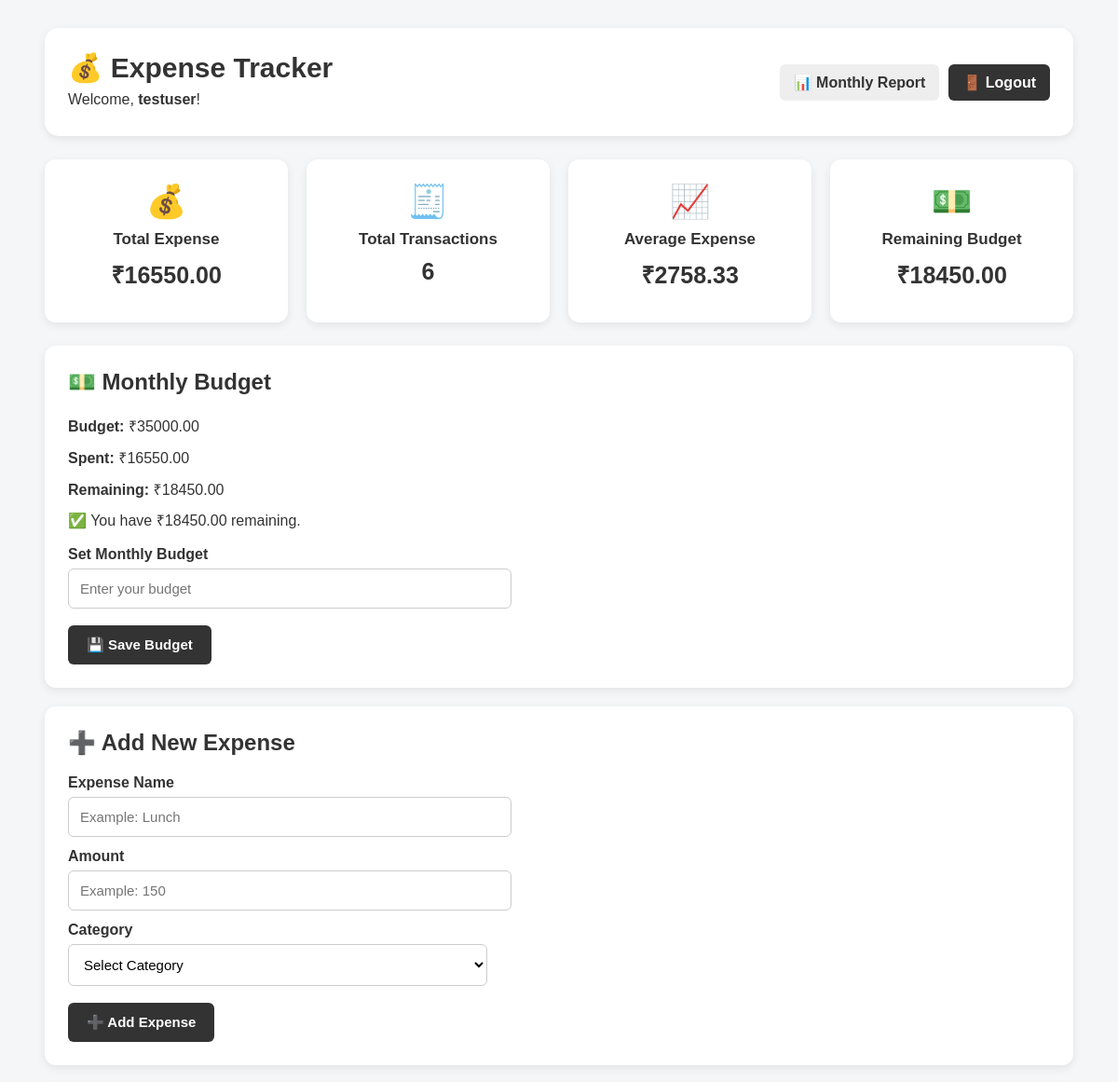
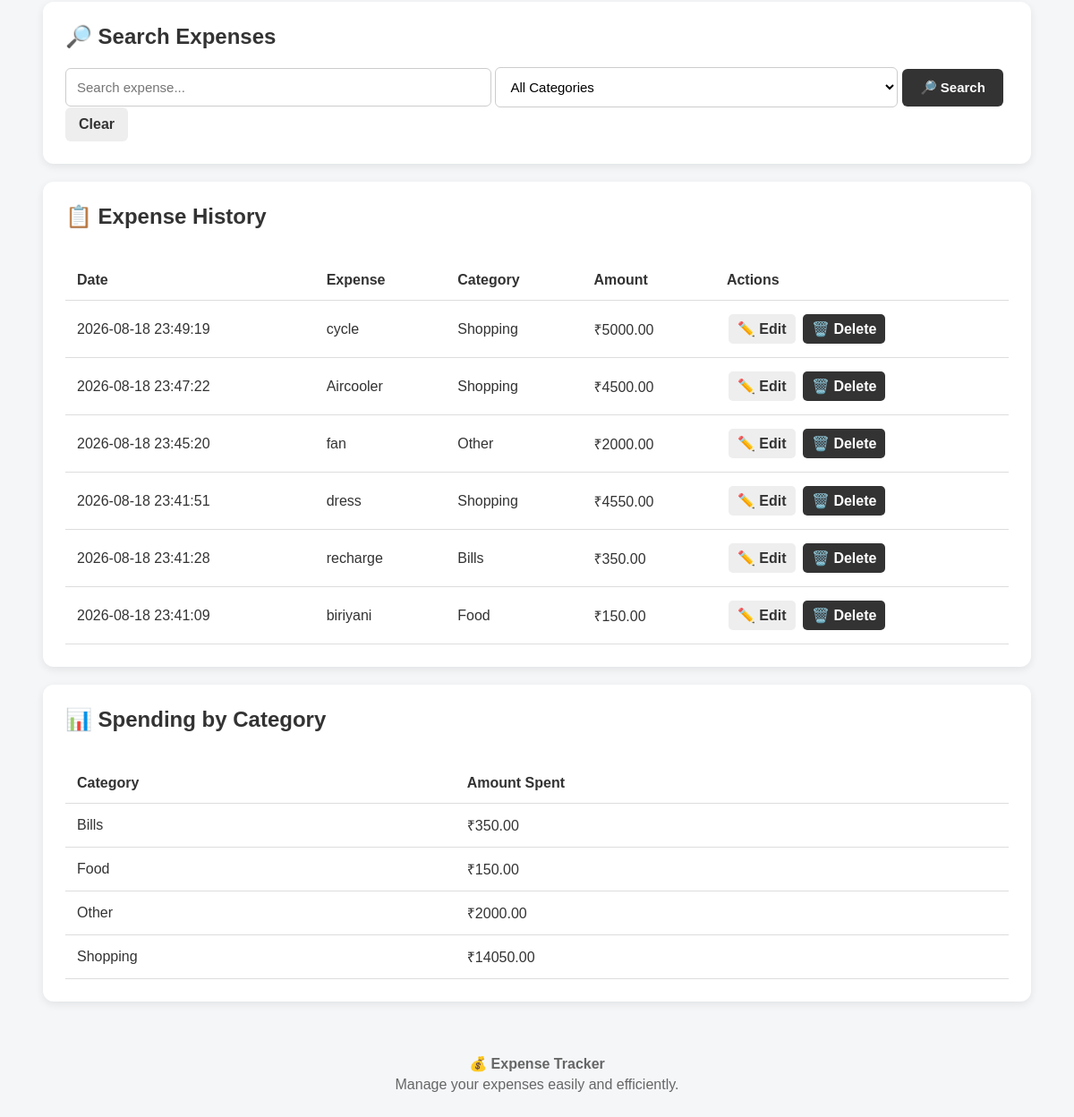
The page / (signed in) on the database its author committed (2 pictures, top to bottom).
### tables this page shows
CREATE TABLE users (
        id INTEGER PRIMARY KEY AUTOINCREMENT,
        username TEXT UNIQUE NOT NULL,
        password TEXT NOT NULL
    );

CREATE TABLE budgets (
            id INTEGER PRIMARY KEY AUTOINCREMENT,
            user_id INTEGER UNIQUE NOT NULL,
            budget REAL NOT NULL,
            FOREIGN KEY (user_id) REFERENCES users(id)
        );

CREATE TABLE expenses (
        id INTEGER PRIMARY KEY AUTOINCREMENT,
        user_id INTEGER NOT NULL,
        expense_name TEXT NOT NULL,
        amount REAL NOT NULL,
        category TEXT NOT NULL,
        date TEXT NOT NULL,
        FOREIGN KEY (user_id) REFERENCES users(id)
    );

### app.py (the view)
@app.route("/")
@login_required
def index():
    username = session["username"]
    search = request.args.get("search", "").strip()
    category_filter = request.args.get("category", "").strip()
    conn = get_db()
    cursor = conn.cursor()
    cursor.execute("SELECT id FROM users WHERE username = ?", (username,))
    user_result = cursor.fetchone()
    if not user_result:
        conn.close()
        return redirect("/logout")
    user_id = user_result["id"]
    query = "SELECT id, expense_name, amount, category, date FROM expenses WHERE user_id = ?"
    parameters = [user_id]
    if search:
        query += " AND (expense_name LIKE ? OR category LIKE ?)"
        search_value = f"%{search}%"
        parameters.extend([search_value, search_value])
    if category_filter:
        query += " AND category = ?"
        parameters.append(category_filter)
    query += " ORDER BY id DESC"
    cursor.execute(query, parameters)
    expenses = cursor.fetchall()
    cursor.execute("SELECT COALESCE(SUM(amount), 0) FROM expenses WHERE user_id = ?", (user_id,))
    total = float(cursor.fetchone()[0])
    cursor.execute("SELECT COUNT(*) FROM expenses WHERE user_id = ?", (user_id,))
    expense_count = int(cursor.fetchone()[0])
    average = total / expense_count if expense_count > 0 else 0
    cursor.execute("SELECT budget FROM budgets WHERE user_id = ?", (user_id,))
    budget_result = cursor.fetchone()
    budget = float(budget_result[0]) if budget_result else 0
    remaining_budget = budget - total
    if budget == 0:
        budget_status = "⚠️ Set your monthly budget."
    elif remaining_budget > 0:
        budget_status = f"✅ You have ₹{remaining_budget:.2f} remaining."
    elif remaining_budget == 0:
        budget_status = "⚠️ You have reached your budget."
    else:
        budget_status = f"🚨 You exceeded your budget by ₹{abs(remaining_budget):.2f}."
    cursor.execute("SELECT category, SUM(amount) FROM expenses WHERE user_id = ? GROUP BY category", (user_id,))
    category_data = cursor.fetchall()
    conn.close()
    return render_template(
        "index.html",
        username=username,
        expenses=expenses,
        total=total,
        expense_count=expense_count,
        average=average,
        budget=budget,
        remaining_budget=remaining_budget,
        budget_status=budget_status,
        category_data=category_data,
        search=search,
        category_filter=category_filter
    )

### app.py (called while the page is built)
def get_db():
    conn = sqlite3.connect(DATABASE)
    conn.row_factory = sqlite3.Row
    return conn

def login_required(function):
    @wraps(function)
    def wrapper(*args, **kwargs):
        if "username" not in session:
            return redirect("/login")
        return function(*args, **kwargs)
    return wrapper

### templates/index.html (shortened to what this page needs)
<!DOCTYPE html>
<html lang="en">
<head>
    <link
        rel="stylesheet"
        href="{{ url_for('static', filename='style.css') }}"
    >
</head>
<body>
<div class="container">
    <div class="header">
        <div>
            <h1>💰 Expense Tracker</h1>
            <p>
                Welcome, <strong>{{ username }}</strong>!
            </p>
        </div>
        <div class="header-actions">
            <a
                href="/monthly-report"
                class="header-link"
            >
                📊 Monthly Report
            </a>
            <a
                href="/logout"
                class="logout-button"
            >
                🚪 Logout
            </a>
        </div>
    </div>
    <div class="dashboard">
        <div class="dashboard-card">
            <div class="dashboard-icon">
                💰
            </div>
            <h3>Total Expense</h3>
            <div class="dashboard-value">
                ₹{{ "%.2f"|format(total) }}
            </div>
        </div>
        <div class="dashboard-card">
            <div class="dashboard-icon">
                🧾
            </div>
            <h3>Total Transactions</h3>
            <div class="dashboard-value">
                {{ expense_count }}
            </div>
        </div>
        <div class="dashboard-card">
            <div class="dashboard-icon">
                📈
            </div>
            <h3>Average Expense</h3>
            <div class="dashboard-value">
                ₹{{ "%.2f"|format(average) }}
            </div>
        </div>
        <div class="dashboard-card">
            <div class="dashboard-icon">
                💵
            </div>
            <h3>Remaining Budget</h3>
            <div class="dashboard-value">
                ₹{{ "%.2f"|format(remaining_budget) }}
            </div>
        </div>
    </div>
    <div class="card">
        <h2>💵 Monthly Budget</h2>
        <div class="budget-info">
            <p>
                <strong>Budget:</strong>
                ₹{{ "%.2f"|format(budget) }}
            </p>
            <p>
                <strong>Spent:</strong>
                ₹{{ "%.2f"|format(total) }}
            </p>
            <p>
                <strong>Remaining:</strong>
                ₹{{ "%.2f"|format(remaining_budget) }}
            </p>
            <p>
                {{ budget_status }}
            </p>
        </div>
        <form
            method="POST"
            action="/set-budget"
            class="budget-form"
        >
            <label for="budget">
                Set Monthly Budget
            </label>
            <input
                type="number"
                id="budget"
                name="budget"
                min="0"
                step="0.01"
                placeholder="Enter your budget"
                required
            >
            <br><br>
            <button type="submit">
                💾 Save Budget
            </button>
        </form>
    </div>
    <div class="card">
        <h2>➕ Add New Expense</h2>
        <form
            method="POST"
            action="/add"
        >
            <label for="expense_name">
                Expense Name
            </label>
            <input
                type="text"
                id="expense_name"
                name="expense_name"
                placeholder="Example: Lunch"
                required
            >
            <label for="amount">
                Amount
            </label>
            <input
                type="number"
                id="amount"
                name="amount"
                placeholder="Example: 150"
                min="0"
                step="0.01"
                required
            >
            <label for="category">
                Category
            </label>
            <select
                id="category"
                name="category"
                required
            >
                <option value="">
                    Select Category
                </option>
            </select>
            <br><br>
            <button type="submit">
                ➕ Add Expense
            </button>
        </form>
    </div>
    <div class="card">
        <h2>🔎 Search Expenses</h2>
        <form
            method="GET"
            action="/"
            class="search-section"
        >
            <input
                type="text"
                name="search"
                value="{{ search }}"
                placeholder="Search expense..."
            >
            <select name="category">
                <option value="">
                    All Categories
                </option>
            </select>
            <button type="submit">
                🔎 Search
            </button>
            <a
                href="/"
                class="header-link"
            >
                Clear
            </a>
        </form>
    </div>
    <div class="card">
        <h2>📋 Expense History</h2>
        {% if expenses %}
            <div class="table-container">
                <table>
                    <thead>
                        <tr>
                            <th>
                                Date
                            </th>
                            <th>
                                Expense
                            </th>
                            <th>
                                Category
                            </th>
                            <th>
                                Amount
                            </th>
                            <th>
                                Actions
                            </th>
                        </tr>
                    </thead>
                    <tbody>
                        {% for expense in expenses %}
                            <tr>
                                <td>
                                    {{ expense["date"] }}
                                </td>
                                <td>
                                    {{ expense["expense_name"] }}
                                </td>
                                <td>
                                    {{ expense["category"] }}
                                </td>
                                <td>
                                    ₹{{ "%.2f"|format(expense["amount"]) }}
                                </td>
                                <td>
                                    <a
                                        href="/edit/{{ expense['id'] }}"
                                        class="edit-button"
                                    >
                                        ✏️ Edit
                                    </a>
                                    <a
                                        href="/delete/{{ expense['id'] }}"
                                        class="delete-button"
                                        onclick="return confirm('Are you sure you want to delete this expense?');"
                                    >
                                        🗑️ Delete
                                    </a>
                                </td>
                            </tr>
                        {% endfor %}
                    </tbody>
                </table>
            </div>
        {% endif %}
    </div>
    {% if category_data %}
        <div class="card">
            <h2>📊 Spending by Category</h2>
            <div class="table-container">
                <table>
                    <thead>
                        <tr>
                            <th>
                                Category
                            </th>
                            <th>
                                Amount Spent
                            </th>
                        </tr>
                    </thead>
                    <tbody>
                        {% for item in category_data %}
                            <tr>
                                <td>
                                    {{ item["category"] }}
                                </td>
                                <td>
                                    ₹{{ "%.2f"|format(item[1]) }}
                                </td>
                            </tr>
                        {% endfor %}
                    </tbody>
                </table>
            </div>
        </div>
    {% endif %}
    <div class="footer">
        <p>
            💰 <strong>Expense Tracker</strong>
        </p>
        <p>
            Manage your expenses easily and efficiently.
        </p>
    </div>
</div>
</body>
</html>

### static/style.css (style rules this page uses)
html { scroll-behavior: smooth; }
body { margin: 0; padding: 0; font-family: Arial, Helvetica, sans-serif; background-color: #f4f6f8; color: #333; }
.container { width: 92%; max-width: 1150px; margin: 30px auto; }
.header { background-color: white; padding: 25px; border-radius: 15px; margin-bottom: 25px; display: flex; justify-content: space-between; align-items: center; box-shadow: 0 3px 10px rgba(0, 0, 0, 0.08); }
.header h1 { margin: 0 0 8px 0; font-size: 30px; }
.header p { margin: 5px 0; }
.header-actions { display: flex; align-items: center; gap: 10px; }
.header-link, .logout-button { display: inline-block; padding: 10px 15px; border-radius: 6px; text-decoration: none; font-weight: bold; }
.header-link { background-color: #eeeeee; color: #333; }
.logout-button { background-color: #333; color: white; }
.dashboard { display: grid; grid-template-columns: repeat(4, 1fr); gap: 20px; margin: 25px 0; }
.dashboard-card { background-color: white; padding: 25px; border-radius: 12px; text-align: center; box-shadow: 0 3px 10px rgba(0, 0, 0, 0.08); transition: transform 0.2s ease; }
.dashboard-icon { font-size: 35px; margin-bottom: 10px; }
.dashboard-card h3 { font-size: 17px; margin: 10px 0; }
.dashboard-value { font-size: 25px; font-weight: bold; margin: 10px 0; }
.card { background-color: white; padding: 25px; margin: 20px 0; border-radius: 12px; box-shadow: 0 3px 10px rgba(0, 0, 0, 0.08); }
.card h2 { margin-top: 0; margin-bottom: 20px; }
.budget-info { line-height: 1.8; }
.budget-info p { margin: 5px 0; }
label { display: block; font-weight: bold; margin-top: 12px; margin-bottom: 6px; }
input, select { width: 100%; max-width: 450px; padding: 12px; border: 1px solid #cccccc; border-radius: 6px; font-size: 15px; background-color: white; }
button { padding: 12px 20px; border: none; border-radius: 6px; cursor: pointer; font-size: 15px; font-weight: bold; background-color: #333333; color: white; }
a { text-decoration: none; font-weight: bold; }
.table-container { width: 100%; overflow-x: auto; }
table { width: 100%; border-collapse: collapse; margin-top: 15px; background-color: white; }
th, td { padding: 13px; text-align: left; border-bottom: 1px solid #dddddd; }
th { font-weight: bold; }
.edit-button { display: inline-block; padding: 7px 10px; margin: 2px; border-radius: 5px; background-color: #eeeeee; color: #333333; text-decoration: none; }
.delete-button { display: inline-block; padding: 7px 10px; margin: 2px; border-radius: 5px; background-color: #333333; color: white; text-decoration: none; }
.footer { text-align: center; padding: 25px; margin-top: 30px; color: #666666; }
.footer p { margin: 5px 0; }

### rows shown on the page
users: username "testuser"
budgets: budget "35000.00"
expenses: date "2026-08-18 23:49:19", expense_name "cycle", category "Shopping", amount "5000.00"
expenses: date "2026-08-18 23:47:22", expense_name "Aircooler", category "Shopping", amount "4500.00"
expenses: date "2026-08-18 23:45:20", expense_name "fan", category "Other", amount "2000.00"
expenses: date "2026-08-18 23:41:51", expense_name "dress", category "Shopping", amount "4550.00"
expenses: date "2026-08-18 23:41:28", expense_name "recharge", category "Bills", amount "350.00"
expenses: date "2026-08-18 23:41:09", expense_name "biriyani", category "Food", amount "150.00"

### other values the page prints
{{ "%.2f"|format(total) }} "16550.00"
{{ expense_count }} "6"
{{ "%.2f"|format(average) }} "2758.33"
{{ "%.2f"|format(remaining_budget) }} "18450.00"
{{ budget_status }} "✅ You have ₹18450.00 remaining."
{{ item["category"] }} "Shopping"
{{ "%.2f"|format(item[1]) }} "14050.00"
